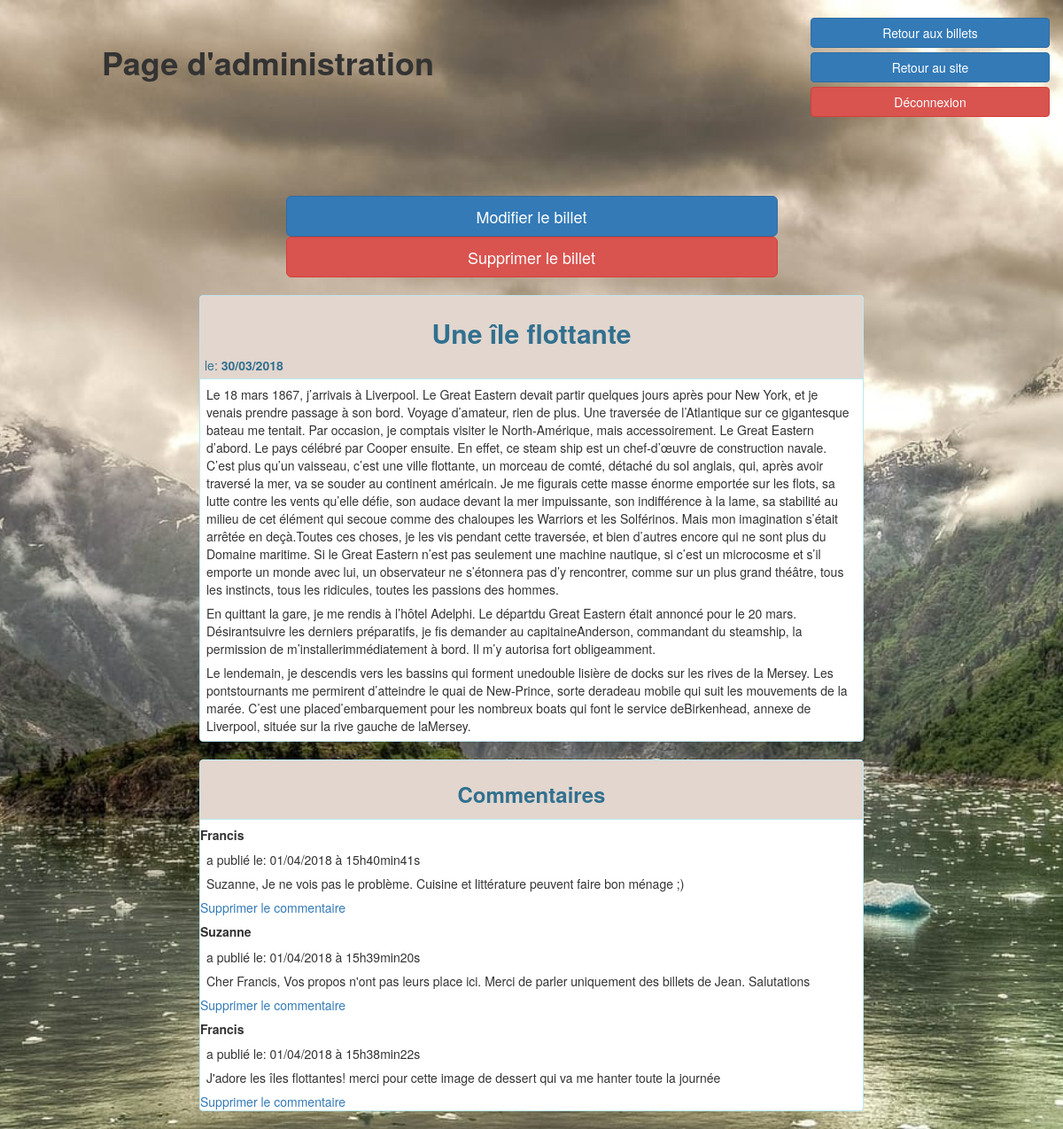
Page /index.php?action=adminPost&id=58 (signed in) on the committed database.
### tables this page shows
CREATE TABLE IF NOT EXISTS `posts` (
  `id` int(11) NOT NULL AUTO_INCREMENT,
  `title` varchar(255) NOT NULL,
  `content` text NOT NULL,
  `date_creation` date NOT NULL,
  PRIMARY KEY (`id`)
);

CREATE TABLE IF NOT EXISTS `comments` (
  `id` int(11) NOT NULL AUTO_INCREMENT,
  `post_id` int(11) NOT NULL,
  `author` varchar(255) NOT NULL,
  `comment` text NOT NULL,
  `comment_date` datetime NOT NULL,
  `signalComment` varchar(255) NOT NULL,
  PRIMARY KEY (`id`)
);

### controller/backController.php (called while the page is built, shortened)
<?php
function displayPost($id_post)
{
	$adminManager = new AdminManagerPDO();
	$post = $adminManager->adminGetPost($id_post);
	$comments = $adminManager->adminGetComments($id_post);
	require('view/backend/adminViewPostPDO.php');
}

### model/src/AdminManagerPDO.php (called while the page is built, shortened)
<?php
class AdminManagerPDO extends ManagerPDO
{
	public function adminGetPost($id_post)
	{
		$db = $this->call_db();
		$req = $db->prepare('SELECT id, title, DATE_FORMAT(date_creation, \'%d/%m/%Y\') AS date_creation, content FROM posts WHERE id = ?');
		$req->setFetchMode(\PDO::FETCH_CLASS | \PDO::FETCH_PROPS_LATE, 'JeanForteroche\Post');
		$req->execute(array($id_post));
		$post = $req->fetchAll();
			return $post;
	}
		public function adminGetComments($id_post)
	{
		$db = $this->call_db();
		$displayComment = $db->prepare('SELECT id, post_id, author, comment, DATE_FORMAT(comment_date, \'%d/%m/%Y à %Hh%imin%ss\') AS comment_date FROM comments WHERE post_id = ? ORDER BY comment_date DESC');
		$displayComment->setFetchMode(\PDO::FETCH_CLASS | \PDO::FETCH_PROPS_LATE, 'JeanForteroche\Comment');
		$displayComment->execute(array($id_post));
		$comments = $displayComment->fetchAll();
			return $comments;
	}
}

### model/src/Post.php (called while the page is built, shortened)
<?php
class Post
{
	private $id;
	private $title;
	private $content;
	private $date_creation;
	public function getId()
	{
		return $this->id;
	}
	public function getTitle()
	{
		return $this->title;
	}
	public function getContent()
	{
		return $this->content;
	}
	public function getDateCreation()
	{
		return $this->date_creation;
	}
}

### model/src/Comment.php (called while the page is built, shortened)
<?php
class Comment
{
	private $id;
	private $post_id;
	private $author;
	private $comment;
	private $comment_date;
	public function getId()
	{
		return $this->id;
	}
	public function getPostId()
	{
		return $this->post_id;
	}
	public function getAuthor()
	{
		return $this->author;
	}
	public function getComment()
	{
		return $this->comment;
	}
	public function getCommentDate()
	{
		return $this->comment_date;
	}
}

### view/backend/adminViewPostPDO.php (the view, shortened to what this page needs)
	<div class="title-front col-xs-12 col-md-offset-1 col-md-5">
		<h1 class="title-admin"><strong>Page d'administration</strong></h1>
	</div>
	<div id="width-button" class="buttons front col-xs-offset-2 col-xs-8 col-xs-offset-2 col-md-offset-3 col-md-3 pull-right info">
		<a href="<?= ROOT; ?>/index.php?action=displayTitles" class="btn btn-primary btn-block buttons-admin button">Retour aux billets</a>
		<a href="<?= ROOT; ?>/index.php?action=index" class="btn btn-primary btn-block button">Retour au site</a>
		<a href="<?= ROOT; ?>/index.php?action=logout" class="btn btn-danger btn-block button">Déconnexion</a>
	</div>
<?php ob_start();
foreach ($post as $value)
{
	?>
	<div id="add-signal-post" class="form-group">
		<div class="col-xs-12 col-md-offset-3 col-md-6 col-md-offset-3">
			<form method="post" action="<?= ROOT; ?>/index.php?action=displayUpdatePost&id=<?= $value->getId(); ?>">
				<input type="submit" name="update" value="Modifier le billet" class="btn btn-primary btn-block btn-lg button">
			</form>
		</div>
		<div class="col-xs-12 col-md-offset-3 col-md-6 col-md-offset-3">
			<form method="post" action="index.php?action=deletePost&idPost=<?= $value->getId(); ?>">
				<button class="btn btn-danger btn-block btn-lg button" name="delete">Supprimer le billet</button>
			</form>
		</div>
	</div>
	<br/>
		<div class="col-xs-12 col-md-offset-2 col-md-8 coll-md-offset-2">
			<div class="panel panel-info">
				<div id="panel-heading" class="panel-heading">
					<h2 id="title-center"><?= $value->getTitle(); ?></h2>
					le: <strong><?= $value->getDateCreation(); ?></strong>
				</div>
				<div class="list-group">
					<?= $value->getContent(); ?><?php $value->getId(); ?>
				</div>
			</div>
		</div>
<?php
}
?>
	<div class="col-xs-12 col-md-offset-2 col-md-8 coll-md-offset-2">
		<div class="panel panel-info">
			<div id="panel-heading" class="panel-heading">
				<h3 id="title-center">Commentaires</h3>
			</div>
			<?php
			foreach($comments as $newValue)
			{
			?>
				<div class="list-group">
					<h5><strong><?= $newValue->getAuthor(); ?></strong></h5>
					<p>a publié le: <?= $newValue->getCommentDate(); ?></p>
					<p><?= $newValue->getComment(); ?></p>
					<a href="/index.php?action=deleteComment&idComment=<?= $newValue->getId(); ?>&id=<?= $newValue->getPostId(); ?>" >Supprimer le commentaire</a>
				</div>
			<?php
			}
			?>
		</div>
	</div>
<?php $comment = ob_get_clean();
require('view/backend/backTemplate.php');
?>

### css/style.css (style rules this page uses)
#body { margin: 0; padding: 0; background: url(doc/new_a5.jpg) no-repeat center fixed; background-size: cover; }
p { margin: 7px; }
.title-admin { padding-bottom: 60px; padding-top: 10px; }
.title-front { padding-bottom: 60px; padding-top: 20px; }
#title-center { text-align: center; font-weight: bold; }
.buttons { padding-top: 10px; }
.buttons-admin { margin-top: 10px; }
#panel-heading { background-color: #e2d6ce; padding: 5px; }
.list-group { word-wrap: break-word; }
.info, .col-md-3 { display: flex; flex-direction: column; align-items: center; }

### rows in the picture
posts: title "Une île flottante", content "Le 18 mars 1867, j’arrivais à Liverpool. Le Great Eastern devait partir quelques jours après pour New York, et je venais prendre passage à son bord. Voyage d’amateur, rien de plus. Une traversée de l’Atlantique sur ce gigantesque bateau me tentait. Par occasion, je comptais visiter le North-Amérique, mais accessoirement. Le Great Eastern d’abord. Le pays célébré par Cooper ensuite. En effet, ce steam ship est un chef-d’œuvre de construction navale. C’est plus qu’un vaisseau, c’est une ville flottante, un morceau de comté, détaché du sol anglais, qui, après avoir traversé la mer, va se souder au continent américain. Je me figurais cette masse énorme emportée sur les flots, sa lutte contre…"
comments: author "Francis", CommentDate "01/04/2018 à 15h40min41s", comment "Suzanne, Je ne vois pas le problème. Cuisine et littérature peuvent faire bon ménage ;)"
comments: author "Suzanne", CommentDate "01/04/2018 à 15h39min20s", comment "Cher Francis, Vos propos n'ont pas leurs place ici. Merci de parler uniquement des billets de Jean. Salutations"
comments: author "Francis", CommentDate "01/04/2018 à 15h38min22s", comment "J'adore les îles flottantes! merci pour cette image de dessert qui va me hanter toute la journée"

### other values in the picture
$value->getDateCreation() "30/03/2018"
